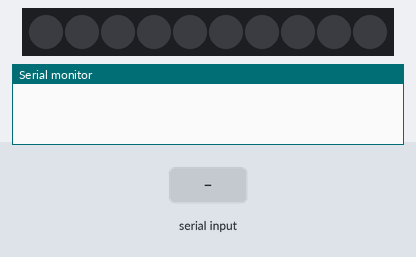
A sketch run on a simulated Arduino Uno, built with avr-gcc and run on an emulated ATmega328P. On the bench: 10 RGB LEDs in strip order, left to right, the last lines printed to the serial monitor. The inputs (shaded band) are chosen by the test bench. Dim RGB values are drawn brighter than linear.

Above: at 1.2 s.
1.3 s: "90,45\n" received over Serial
At 2.5 s:
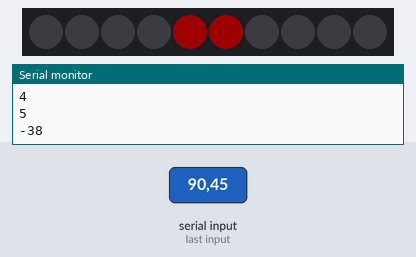
4.3 s: "30,150\n" received over Serial
At 5.7 s:
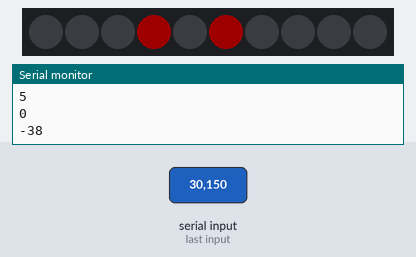
Timing chart, 0 to 7.3 s (numbered marks = the images above; inputs shaded):
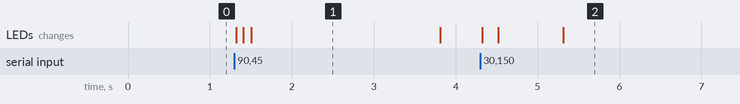

The sketch:

sketch_sep09a.ino
```cpp
   // This code is meant to take at most 10 inputs  (eventually 70) and display them in WS2812B individually addressed LEDs
   // 9/3/2018 : Now keeps track of what LEDs are on and how long each have been on (almost)
   // Changes needed: Find why the leds never turn off. currently the time on is not changing past 30miliseconds.
   //


    #include <FastLED.h>
    #define LED_PIN     7
    #define NUM_LEDS    10
    #define BRIGHTNESS 30       // 0-64

    long previousMillis_1 = 0;
    long previousMillis_2 = 0;
    long onTime_1 = 10000; // 10 seconds
    long onTime_2 = 1000;   // 1 seconds
    int ledStatus[] = {0,0,0,0,0,0,0,0,0,0,0};  // Each LED is assigned to the their according element. {LED1,LED2,LED3,...}
                                  // 0 will indicate that the LED is off. 1 will indicate that the LED is on
                                  // the intention for this is to let each LED have their own timing.

    CRGB leds[NUM_LEDS];
    long ledstart[NUM_LEDS];
    long duration[NUM_LEDS]={200,1000,500,3000,2500,10000,600,90,7000,100};
  /////////////////////////////////////////////////////////////////////////////////////////////////////////////
  /////////////////////////////////////////////////////////////////////////////////////////////////////////////

    void setup() {
      Serial.begin(9600);                         // Serial communication at 9600buad.
      Serial.flush();
      FastLED.addLeds<WS2812, LED_PIN, GRB>(leds, NUM_LEDS);
      FastLED.setBrightness(BRIGHTNESS);
      FastLED.show();                              //Initializing all LEDs to off
      }


void checkleds()
{
  long now =millis();
  for(int i=0;i<NUM_LEDS;i++)
  {
    if(ledStatus[i]==1 && (now-ledstart[i])>duration[i] )
    {
      ledStatus[i]=0;
      leds[i]=CRGB::Black;
    }
  }
}

    void loop() {
   while (Serial.available() > 0)
   {

      int input = Serial.read()-48;    // Only using integers for inputs.
      Serial.println(input);


      ledStatus[input] = 1;
      leds[input] = CRGB::Red;// setting each number entered to its assigned LED
      ledstart[input]=millis();


      checkleds();

      FastLED.show();              // turn on the led that has been entered


   }
   checkleds();
   FastLED.show();

 }
```

Measured:
- after the input at 1.3 s, the LEDs: first change at once (image 1 shows a later state)
- after the input at 4.3 s, the LEDs: first change at once (image 2 shows a later state)
- what the display in image 1 shows lasts 2.3 s, from 1.5 s to 3.8 s
